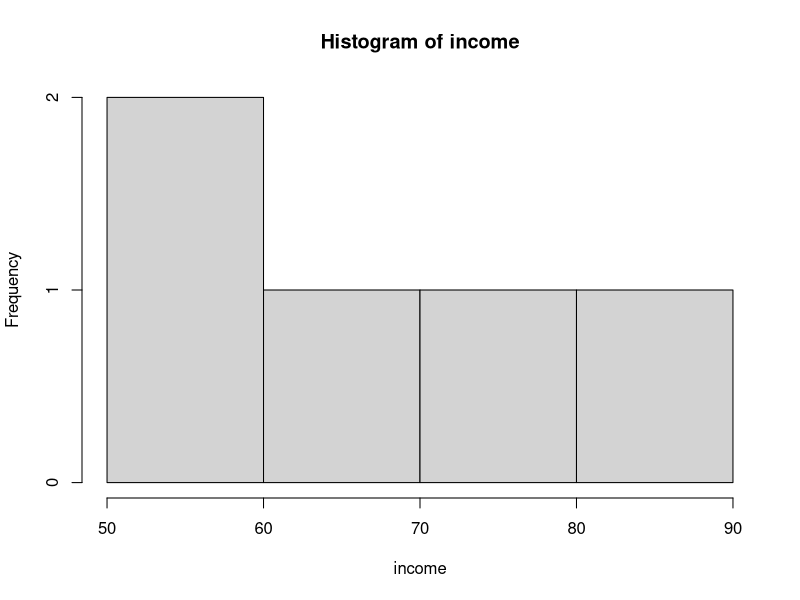
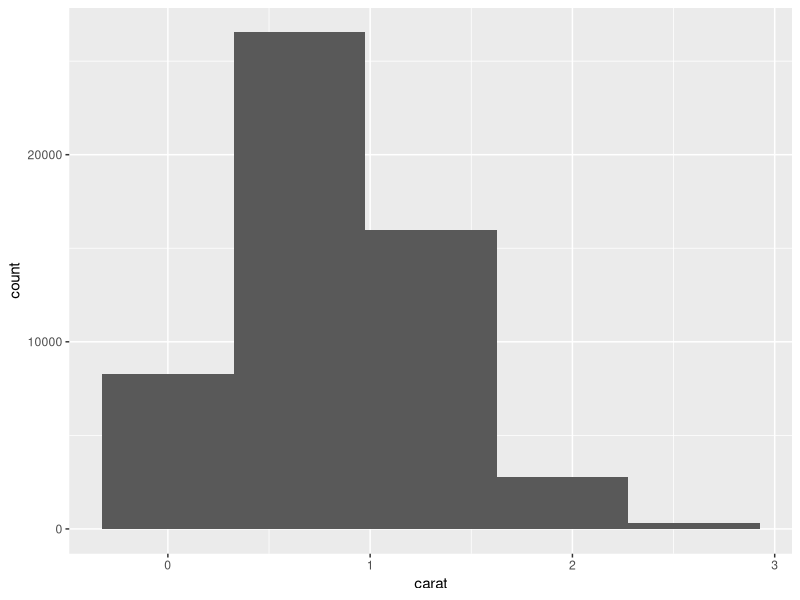

Reproduce these figures in R, in order.
## ---- chunk 1
library(tidyverse)
## ---- chunk 2
# incomes in thousands of dollars (no outlier)
income <- c(52, 55, 75, 90, 68)

mean(income)
median(income)
## ---- chunk 3
hist(income)
## ---- chunk 4
outlier <- NA # TODO: Change this to a really large income
income_outlier <- c(income, outlier)

mean(income_outlier)
median(income_outlier)
## ---- chunk 5
diamonds |>
  filter(carat < 3) |>
  ggplot(aes(x = carat)) +
  geom_histogram(bins = 5)
## ---- chunk 6
diamonds |>
  filter(0.95 < carat, carat < 1.05) |>
  count(carat)
## ---- chunk 7
diamonds |>
  group_by(cut) %>%
  summarize(price = median(price))
## ---- chunk 8
starwars |>
  select(mass)
## ---- chunk 9
starwars |>
  pull(mass)
## ---- chunk 10
mmprice <- diamonds |>
  group_by(cut) |>
  summarize(price = median(price)) |>
  pull(price) |>
  median()

mmprice
